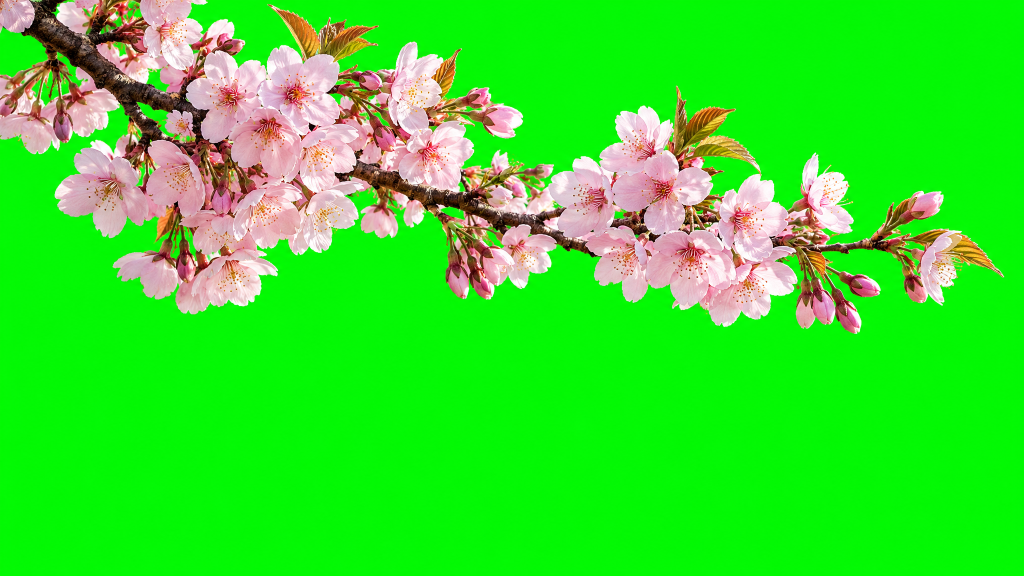
#> input picture sunset-video-resources/sunset-3d/originals/aura/branch-1.png, 2048 x 1152 px (shown at 1/2 size)
$ python make_blossom_atlas.py
#> lines starting #> are read from the running program, lines starting #| are printed output that depends on the picture; after the words box and inside, x2 and y2 are one past the last pixel; in counts of white or black regions, pixels touching at a corner belong together
### sunset-video-resources/sunset-3d/tools/key_layers.py
#!/usr/bin/env python3
"""Aura can't output alpha: ornaments are shot on flat chroma green and keyed here by greenness (g - max(r, b)).
The key colour is un-mixed from edge pixels, (C - (1 - a) K) / a, so no green fringe survives (after sunset-assets/tools/make_layers.py).
    python3 tools/key_layers.py"""
import pathlib
import numpy as np
from PIL import Image
HERE = pathlib.Path(__file__).resolve().parent.parent
SRC, OUT = HERE / 'originals' / 'aura', HERE / 'assets' / 'img'
LAYERS = {'branch-1': 2048, 'branch-2': 1536}   # name -> max edge

def key_green(path):
    im = np.asarray(Image.open(path).convert('RGB')).astype(np.float32)
    border = np.concatenate([im[:4].reshape(-1, 3), im[-4:].reshape(-1, 3), im[:, :4].reshape(-1, 3), im[:, -4:].reshape(-1, 3)])
    gm = border[:, 1] - np.maximum(border[:, 0], border[:, 2])
    K = np.median(border[gm > 150], axis=0)
#> K = [3, 248, 3]
    kg = K[1] - max(K[0], K[2])
#> kg = 245
    a = 1 - np.clip((im[..., 1] - np.maximum(im[..., 0], im[..., 2]) - .14 * kg) / (.8 * kg), 0, 1)
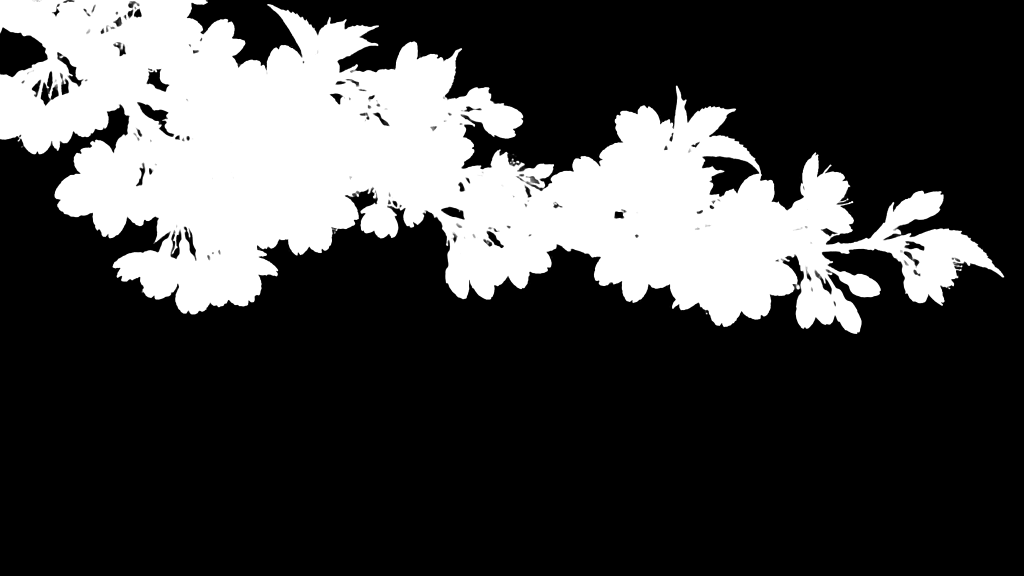
#> a: shape (1152, 2048) float32 (shown at 1/2 size); min 0, max 1, mean 0.264
    a[a < .03] = 0; a[a > .97] = 1
#> after `a[a < 0.03] = 0`: a: shape (1152, 2048) float32; 0.2% of pixels changed, all inside (x1, y1, x2, y2) = (0, 1, 2048, 1152)
#> after `a[a > 0.97] = 1`: a: shape (1152, 2048) float32; min 0, max 1, mean 0.264
    obj = np.clip((im - (1 - a[..., None]) * K) / np.maximum(a, 1e-3)[..., None], 0, 255)
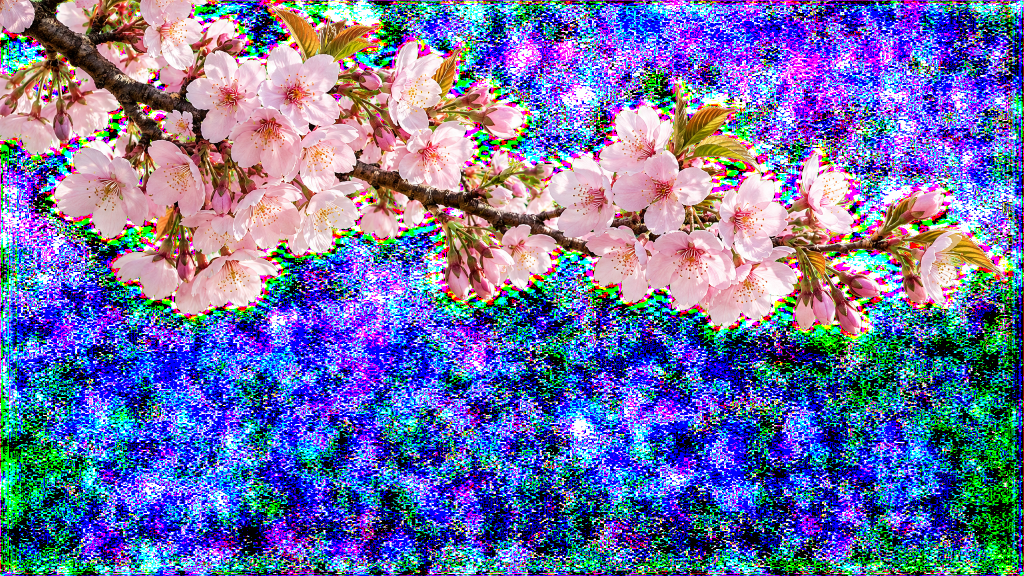
#> obj: shape (1152, 2048, 3) float32 (shown at 1/2 size); mean R, G, B 109.9, 113.3, 166.2
    # residual spill: green can't exceed the brighter of red/blue on petals and bark
    g_cap = np.maximum(obj[..., 0], obj[..., 2]) * 1.02 + 6
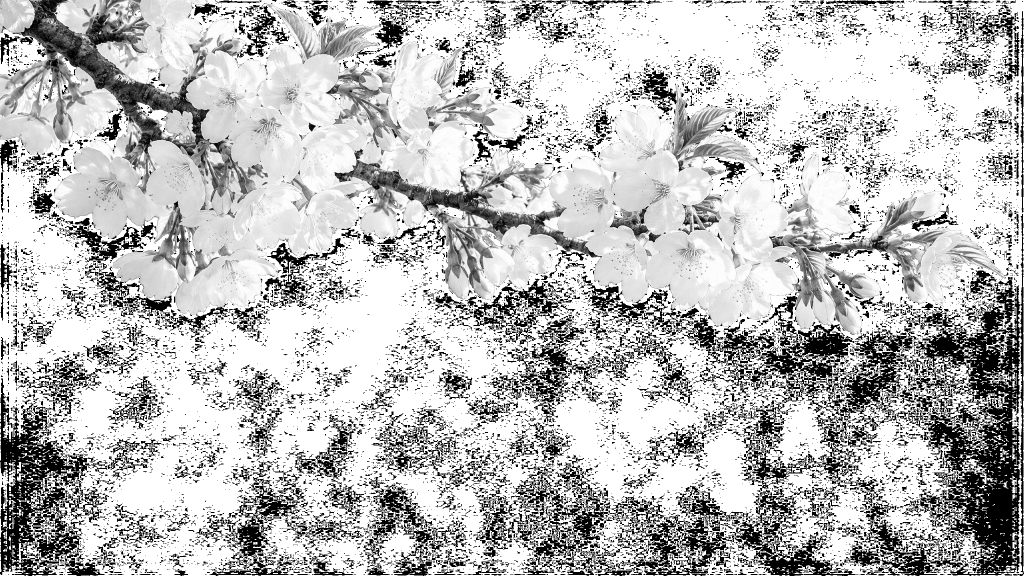
#> g_cap: shape (1152, 2048) float32 (shown at 1/2 size); min 6, max 266.1, mean 198.2; drawn with min black and max white
    obj[..., 1] = np.where(a < .999, np.minimum(obj[..., 1], g_cap), obj[..., 1])
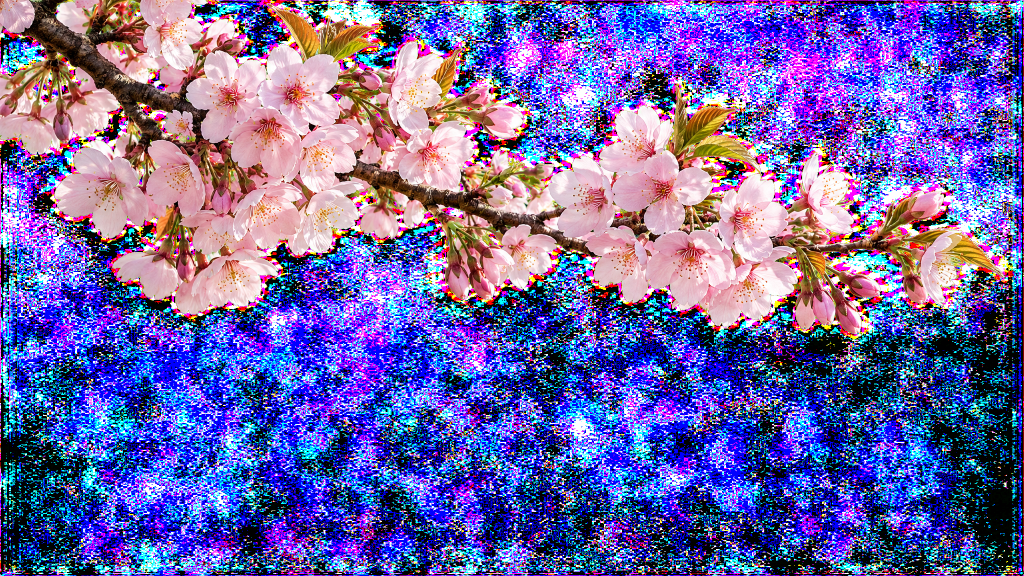
#> obj: shape (1152, 2048, 3) float32 (shown at 1/2 size); mean R, G, B 109.9, 99.4, 166.2
    obj[a == 0] = 0
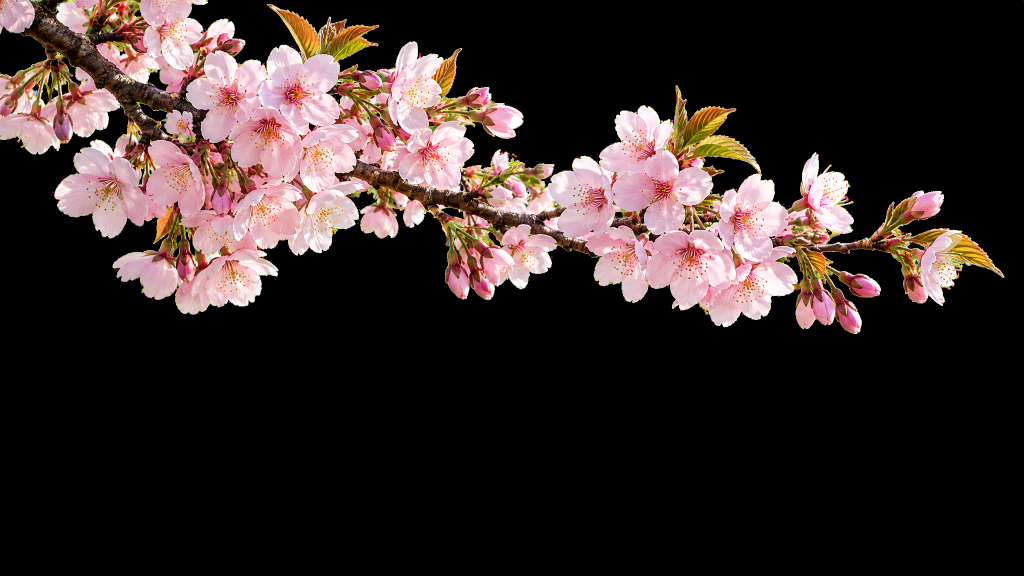
#> obj: shape (1152, 2048, 3) float32 (shown at 1/2 size); mean R, G, B 54.1, 42.1, 40
    return Image.fromarray(np.dstack([obj.astype(np.uint8), (a * 255 + .5).astype(np.uint8)]), 'RGBA')
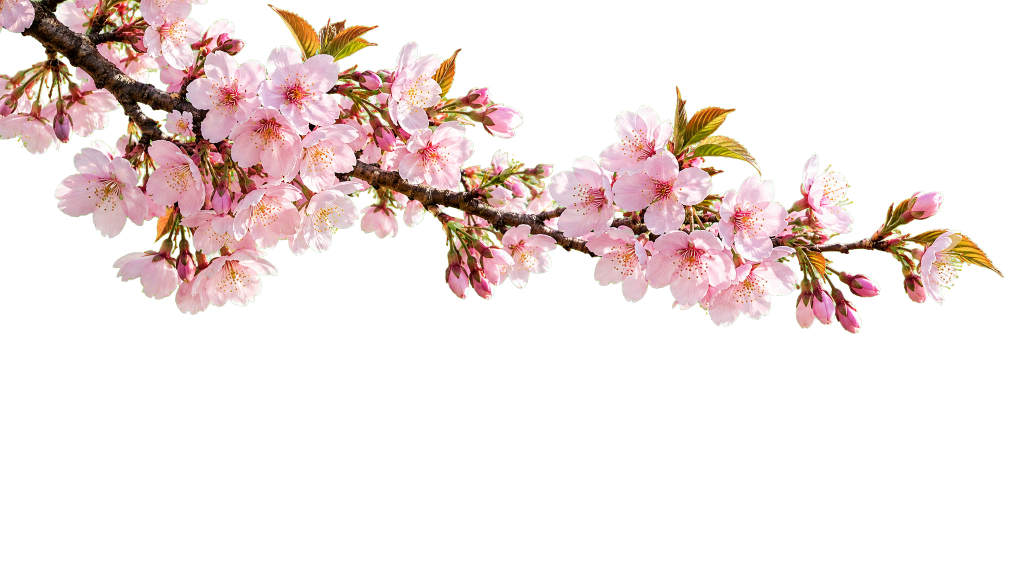
#> returned value: PIL image 2048x1152 RGBA (shown at 1/2 size); mean R, G, B, A 54.1, 42.1, 40, 67.3; transparent parts drawn white

for name, edge in LAYERS.items():
    im = key_green(SRC / f'{name}.png')
    bb = im.getchannel('A').getbbox(); im = im.crop(bb)
#> after `bb = im.getchannel('A').getbbox()`: bb = (0, 0, 2048, 668)
#> after `im = im.crop(bb)`:
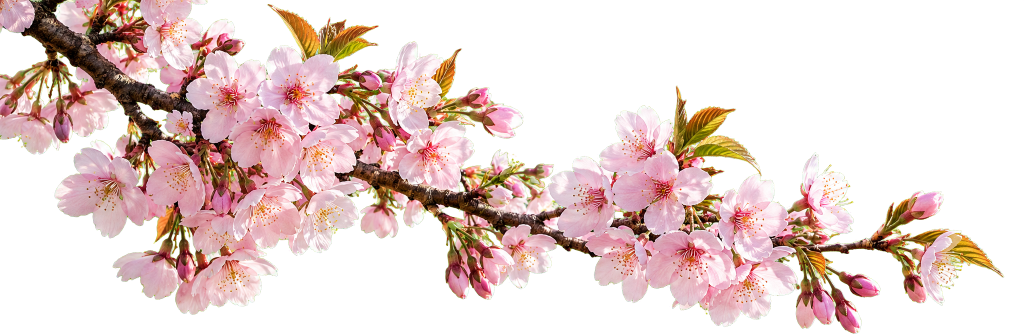
#> im: PIL image 2048x668 RGBA (shown at 1/2 size); mean R, G, B, A 93.3, 72.5, 69, 116; transparent parts drawn white
    if max(im.size) > edge: im.thumbnail((edge, edge), Image.LANCZOS)
    im.save(OUT / f'{name}.webp', quality=88, alpha_quality=92, method=6)
#> (the run stopped early here; a loop or call above may not have finished)

$ run again, on sunset-video-resources/sunset-3d/originals/aura/branch-2.png
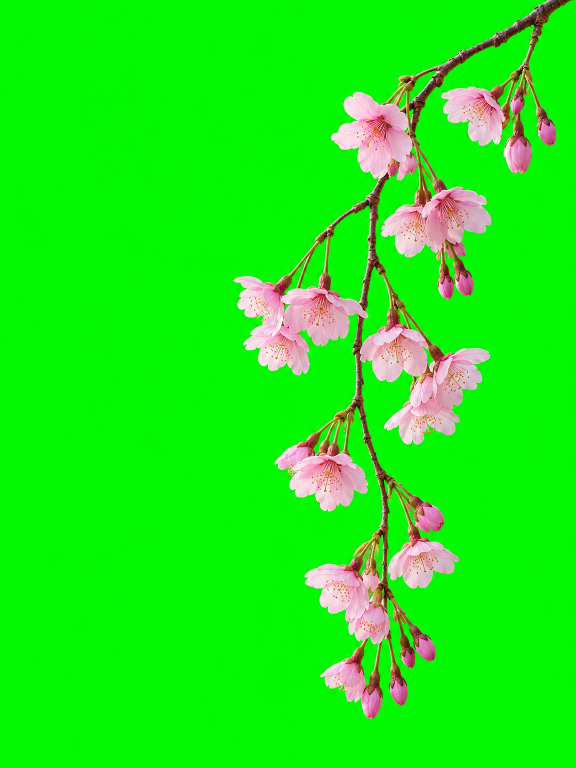
#> input picture sunset-video-resources/sunset-3d/originals/aura/branch-2.png, 1152 x 1536 px, given in place of branch-1.png, which was not available (shown at 1/2 size)
#> K = [2, 248, 1]
#> kg = 246
#> in key_green, `return Image.fromarray(np.dstack([obj.astype(np.uint8), (a * 255 + .5)..`:
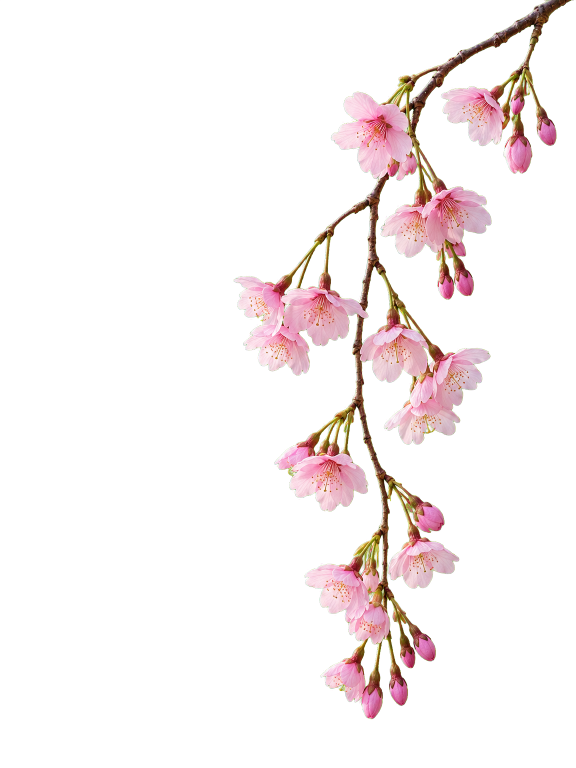
#> returned value: PIL image 1152x1536 RGBA (shown at 1/2 size); mean R, G, B, A 27.6, 20.5, 20.7, 33.3; transparent parts drawn white
#> bb = (0, 0, 1152, 1439)
#> `im = im.crop(bb)`:
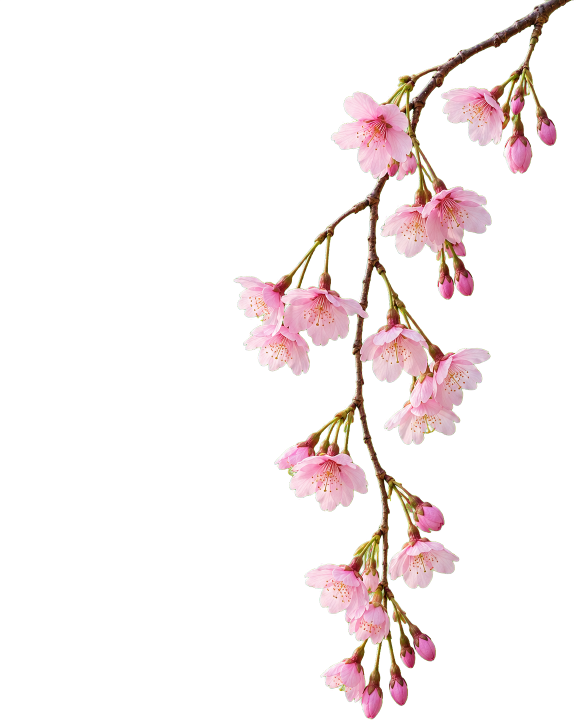
#> im: PIL image 1152x1439 RGBA (shown at 1/2 size); mean R, G, B, A 29.5, 21.9, 22.1, 35.5; transparent parts drawn white
